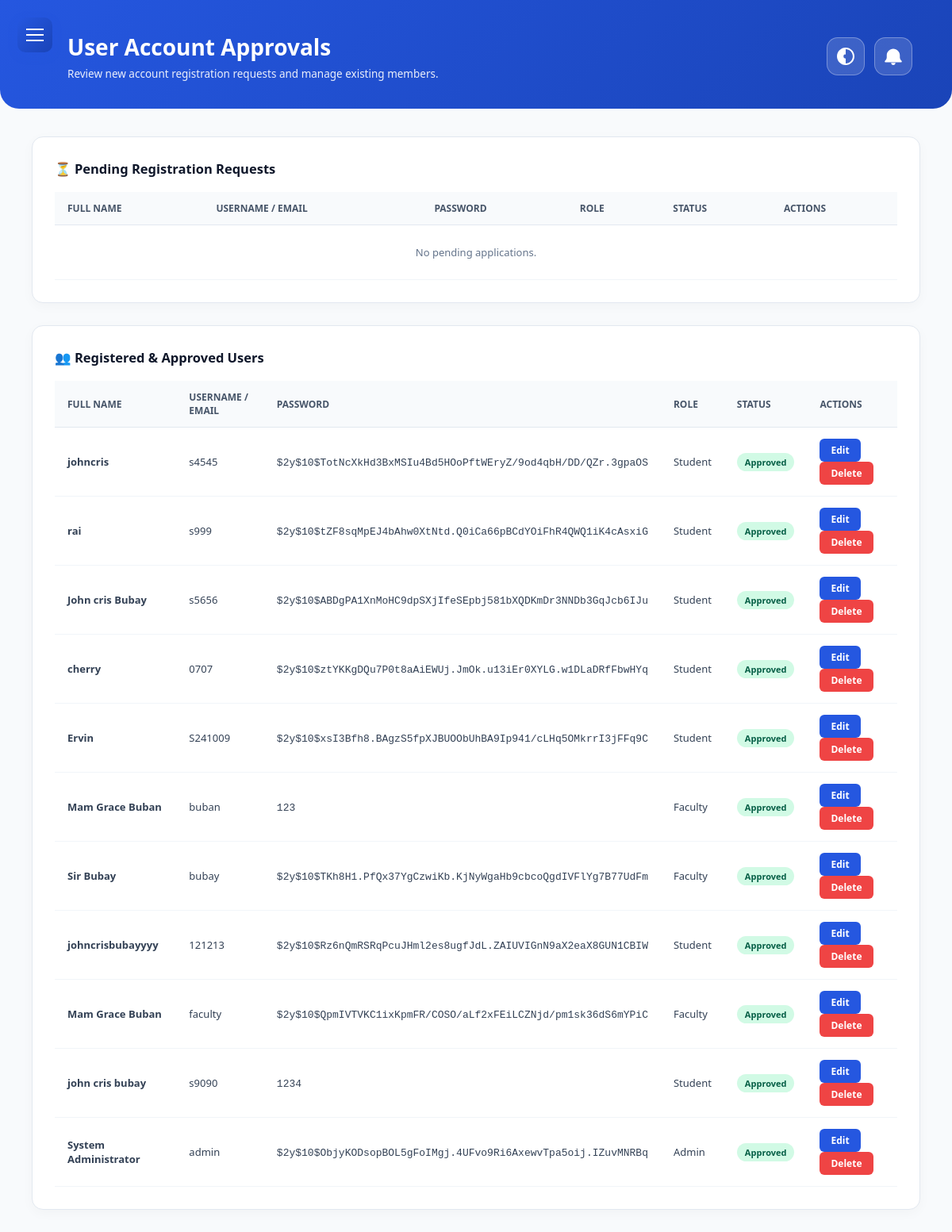
/admin_user_approvals.php (signed in), run on the app's committed database.
### tables this page shows
CREATE TABLE `users` (
  `id` int(11) NOT NULL,
  `student_id` varchar(50) DEFAULT NULL,
  `username` varchar(50) NOT NULL,
  `password` varchar(255) NOT NULL,
  `full_name` varchar(100) NOT NULL,
  `role` enum('Admin','Student','Faculty') NOT NULL DEFAULT 'Student',
  `created_at` timestamp NOT NULL DEFAULT current_timestamp(),
  `email` varchar(100) DEFAULT NULL,
  `status` enum('Pending','Approved','Rejected') DEFAULT 'Pending',
  `profile_pic` varchar(255) DEFAULT NULL
);

### notif_helper.php (called while the page is built, shortened)
<?php
function get_unread_notif_count($conn, $user_id) {
    $stmt = $conn->prepare("SELECT COUNT(*) AS total FROM notifications WHERE user_id = ? AND is_read = 0");
    if ($stmt) {
        $stmt->bind_param("i", $user_id);
        $stmt->execute();
        $res = $stmt->get_result()->fetch_assoc();
        return $res['total'] ?? 0;
    }
    return 0;
}
?>

### admin_user_approvals.php (the view, shortened to what this page needs)
<?php
require_once 'db.php';
require_once 'notif_helper.php';
$admin_id  = $_SESSION['user_id'] ?? 0;
$unread_notifs = get_unread_notif_count($conn, $admin_id);
$pending_query = "SELECT * FROM users WHERE status = 'Pending' ORDER BY id DESC";
$pending_users = $conn->query($pending_query);
$approved_query = "SELECT * FROM users WHERE status = 'Approved' OR status = 'Active' ORDER BY id DESC";
$approved_users = $conn->query($approved_query);
?>
<!DOCTYPE html>
<html lang="en">
<head>
</head>
<body>
    <button class="menu-toggle" id="menuToggle" aria-label="Toggle Menu"><span></span></button>
    <main class="main-content">
        <div class="top-hero-banner">
            <div class="hero-title">
                <h1>User Account Approvals</h1>
                <p>Review new account registration requests and manage existing members.</p>
            </div>
            <div class="header-actions">
                <button type="button" class="dark-mode-btn" id="darkModeToggle" title="Toggle Dark Mode">
                    <svg viewBox="0 0 512 512" xmlns="http://www.w3.org/2000/svg"><path d="M256 512C114.6 512 0 397.4 0 256S114.6 0 256 0s256 114.6 256 256-114.6 256-256 256zm0-464v416c114.9 0 208-93.1 208-208S370.9 48 256 48zm0 144a64 64 0 1 0 0 128V192z"/></svg>
                </button>
                <a href="notifications.php" class="top-notif-btn" title="View Notifications">
                </a>
            </div>
        </div>
        <div class="user-approvals-container">
            <div class="card-panel">
                <h3>⏳ Pending Registration Requests</h3>
                <table class="data-table">
                    <thead>
                        <tr><th>Full Name</th><th>Username / Email</th><th>Password</th><th>Role</th><th>Status</th><th>Actions</th></tr>
                    </thead>
                    <tbody>
                        <?php if ($pending_users && $pending_users->num_rows > 0): ?>
                            <?php while ($user = $pending_users->fetch_assoc()): ?>
                                <tr>
                                    <td><b><?= htmlspecialchars($user['full_name'] ?? 'User'); ?></b></td>
                                    <td><?= htmlspecialchars($user['username'] ?? ''); ?></td>
                                    <td><span style="font-family: monospace;"><?= htmlspecialchars($user['password'] ?? 'N/A'); ?></span></td>
                                    <td><?= htmlspecialchars($user['role'] ?? 'Student'); ?></td>
                                    <td><span class="badge bg-pending">Pending</span></td>
                                    <td>
                                        <form method="POST" style="display:inline-block;"><input type="hidden" name="user_id" value="<?= $user['id']; ?>"><input type="hidden" name="action" value="approve"><button type="submit" class="btn-approve">Approve</button></form>
                                        <form method="POST" style="display:inline-block; margin-left:5px;"><input type="hidden" name="user_id" value="<?= $user['id']; ?>"><input type="hidden" name="action" value="reject"><button type="submit" class="btn-reject">Reject</button></form>
                                    </td>
                                </tr>
                            <?php endwhile; ?>
                        <?php else: ?>
                            <tr><td colspan="6" style="text-align: center; color: #64748b; padding: 25px;">No pending applications.</td></tr>
                        <?php endif; ?>
                    </tbody>
                </table>
            </div>
            <div class="card-panel">
                <h3>👥 Registered & Approved Users</h3>
                <table class="data-table">
                    <thead>
                        <tr><th>Full Name</th><th>Username / Email</th><th>Password</th><th>Role</th><th>Status</th><th>Actions</th></tr>
                    </thead>
                    <tbody>
                        <?php if ($approved_users && $approved_users->num_rows > 0): ?>
                            <?php while ($a_user = $approved_users->fetch_assoc()): ?>
                                <?php
                                    $fname = htmlspecialchars($a_user['full_name'] ?? 'User', ENT_QUOTES);
                                    $uname = htmlspecialchars($a_user['username'] ?? '', ENT_QUOTES);
                                    $upass = htmlspecialchars($a_user['password'] ?? 'N/A', ENT_QUOTES);
                                    $urole = htmlspecialchars($a_user['role'] ?? 'Student', ENT_QUOTES);
                                ?>
                                <tr>
                                    <td><b><?= $fname; ?></b></td>
                                    <td><?= $uname; ?></td>
                                    <td><span style="font-family: monospace;"><?= $upass; ?></span></td>
                                    <td><?= $urole; ?></td>
                                    <td><span class="badge bg-approved"><?= htmlspecialchars($a_user['status']); ?></span></td>
                                    <td>
                                        <button type="button" class="btn-edit" onclick="openEditModal(<?= $a_user['id']; ?>, '<?= $fname; ?>', '<?= $uname; ?>', '<?= $urole; ?>')">Edit</button>
                                        <form method="POST" style="display:inline-block;" onsubmit="return confirm('Delete this user?');"><button type="submit" class="btn-delete">Delete</button></form>
                                    </td>
                                </tr>
                            <?php endwhile; ?>
                        <?php else: ?>
                            <tr><td colspan="6" style="text-align: center; color: #64748b; padding: 25px;">No approved users found.</td></tr>
                        <?php endif; ?>
                    </tbody>
                </table>
            </div>
        </div>
    </main>
</body>
</html>

### admin_user_approvals.php (style rules this page uses)
* { box-sizing: border-box; margin: 0; padding: 0; font-family: 'Segoe UI', Tahoma, Geneva, Verdana, sans-serif; }
body { background-color: #f1f5f9; display: flex; height: 100vh; overflow: hidden; color: #334155; transition: background-color 0.3s, color 0.3s; }
.menu-toggle { position: fixed; top: 22px; left: 22px; background: linear-gradient(135deg, #2557e0 0%, #1a44b8 100%); border: none; border-radius: 10px; width: 44px; height: 44px; cursor: pointer; z-index: 1100; display: flex; align-items: center; justify-content: center; box-shadow: 0 4px 12px rgba(37, 87, 224, 0.3); }
.menu-toggle span { display: block; width: 22px; height: 2px; background-color: #ffffff; position: relative; }
.menu-toggle span::before, .menu-toggle span::after { content: ''; position: absolute; width: 22px; height: 2px; background-color: #ffffff; left: 0; }
.menu-toggle span::before { top: -7px; }
.menu-toggle span::after { top: 7px; }
.main-content { flex: 1; overflow-y: auto; background: #f8fafc; width: 100%; }
.top-hero-banner { background: linear-gradient(135deg, #2557e0 0%, #1a44b8 100%); color: #ffffff; padding: 40px 50px 35px 85px; display: flex; justify-content: space-between; align-items: center; border-bottom-left-radius: 24px; border-bottom-right-radius: 24px; margin-bottom: 35px; }
.hero-title h1 { font-size: 28px; font-weight: 700; margin-bottom: 6px; }
.hero-title p { font-size: 13.5px; opacity: 0.9; }
.header-actions { display: flex; align-items: center; gap: 12px; }
.top-notif-btn, .dark-mode-btn { position: relative; background-color: rgba(255, 255, 255, 0.15); border: 1.5px solid rgba(255, 255, 255, 0.3); width: 48px; height: 48px; border-radius: 14px; display: flex; align-items: center; justify-content: center; text-decoration: none; color: #fff; cursor: pointer; }
.top-notif-btn svg, .dark-mode-btn svg { width: 22px; height: 22px; fill: #ffffff; pointer-events: none; }
.user-approvals-container { padding: 0 40px 40px 40px; }
.card-panel { background-color: #ffffff; border: 1px solid #e2e8f0; border-radius: 14px; padding: 28px; margin-bottom: 28px; box-shadow: 0 4px 15px rgba(0,0,0,0.03); }
.card-panel h3 { font-size: 16.5px; color: #0f172a; font-weight: 700; margin-bottom: 18px; }
.data-table { width: 100%; border-collapse: separate; border-spacing: 0; text-align: left; }
.data-table th { font-size: 12px; color: #475569; padding: 12px 16px; border-bottom: 1px solid #e2e8f0; background-color: #f8fafc; font-weight: 700; text-transform: uppercase; }
.data-table td { font-size: 13px; padding: 14px 16px; border-bottom: 1px solid #f1f5f9; color: #334155; vertical-align: middle; }
.badge { padding: 4px 10px; border-radius: 12px; font-size: 11px; font-weight: 700; display: inline-block; }
.bg-approved { background-color: #d1fae5; color: #065f46; }
.btn-approve, .btn-reject, .btn-edit, .btn-delete { padding: 6px 14px; border-radius: 6px; font-size: 12px; font-weight: 700; cursor: pointer; border: none; color: #fff; }
.btn-reject, .btn-delete { background-color: #ef4444; }
.btn-edit { background-color: #2557e0; margin-right: 4px; }

### data on the page
users: full_name "johncris", username "s4545", password "$2y$10$TotNcXkHd3BxMSIu4Bd5HOoPftWEryZ/9od4qbH/DD/QZr.3gpaOS", role "Student", status "Approved"
users: full_name "rai", username "s999", password "$2y$10$tZF8sqMpEJ4bAhw0XtNtd.Q0iCa66pBCdYOiFhR4QWQ1iK4cAsxiG", role "Student", status "Approved"
users: full_name "John cris Bubay", username "s5656", password "$2y$10$ABDgPA1XnMoHC9dpSXjIfeSEpbj581bXQDKmDr3NNDb3GqJcb6IJu", role "Student", status "Approved"
users: full_name "cherry", username "0707", password "$2y$10$ztYKKgDQu7P0t8aAiEWUj.JmOk.u13iEr0XYLG.w1DLaDRfFbwHYq", role "Student", status "Approved"
users: full_name "Ervin", username "S241009", password "$2y$10$xsI3Bfh8.BAgzS5fpXJBUOObUhBA9Ip941/cLHq5OMkrrI3jFFq9C", role "Student", status "Approved"
users: full_name "Mam Grace Buban", username "buban", password "123", role "Faculty", status "Approved"
users: full_name "Sir Bubay", username "bubay", password "$2y$10$TKh8H1.PfQx37YgCzwiKb.KjNyWgaHb9cbcoQgdIVFlYg7B77UdFm", role "Faculty", status "Approved"
users: full_name "johncrisbubayyyy", username "121213", password "$2y$10$Rz6nQmRSRqPcuJHml2es8ugfJdL.ZAIUVIGnN9aX2eaX8GUN1CBIW", role "Student", status "Approved"
users: full_name "Mam Grace Buban", username "faculty", password "$2y$10$QpmIVTVKC1ixKpmFR/COSO/aLf2xFEiLCZNjd/pm1sk36dS6mYPiC", role "Faculty", status "Approved"
users: full_name "john cris bubay", username "s9090", password "1234", role "Student", status "Approved"
users: full_name "System Administrator", username "admin", password "$2y$10$ObjyKODsopBOL5gFoIMgj.4UFvo9Ri6AxewvTpa5oij.IZuvMNRBq", role "Admin", status "Approved"
